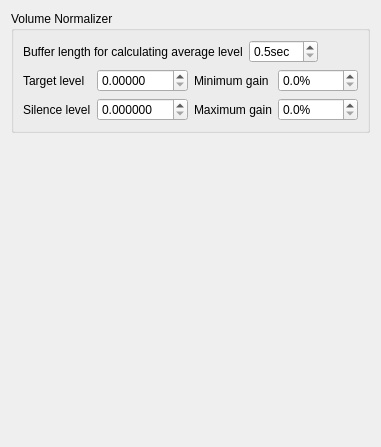
       <widget class="QWidget" name="audio_filter">
        <layout class="QVBoxLayout" name="verticalLayout_35">
         <item>
          <widget class="QGroupBox" name="groupBox_12">
           <property name="title">
            <string>Volume Normalizer</string>
           </property>
           <layout class="QGridLayout" name="gridLayout_3">
            <item row="0" column="0" colspan="2">
             <layout class="QHBoxLayout" name="horizontalLayout_12">
              <item>
               <widget class="QLabel" name="label_42">
                <property name="text">
                 <string>Buffer length for calculating average level</string>
                </property>
               </widget>
              </item>
              <item>
               <widget class="QDoubleSpinBox" name="normalizer_length">
                <property name="sizePolicy">
                 <sizepolicy hsizetype="Expanding" vsizetype="Fixed">
                  <horstretch>0</horstretch>
                  <verstretch>0</verstretch>
                 </sizepolicy>
                </property>
                <property name="accelerated">
                 <bool>true</bool>
                </property>
                <property name="suffix">
                 <string>sec</string>
                </property>
                <property name="decimals">
                 <number>1</number>
                </property>
                <property name="minimum">
                 <double>0.500000000000000</double>
                </property>
                <property name="maximum">
                 <double>30.000000000000000</double>
                </property>
                <property name="singleStep">
                 <double>0.500000000000000</double>
                </property>
               </widget>
              </item>
              <item>
               <spacer name="horizontalSpacer_17">
                <property name="orientation">
                 <enum>Qt::Horizontal</enum>
                </property>
                <property name="sizeHint" stdset="0">
                 <size>
                  <width>40</width>
                  <height>20</height>
                 </size>
                </property>
               </spacer>
              </item>
             </layout>
            </item>
            <item row="1" column="0">
             <layout class="QFormLayout" name="formLayout_13">
              <property name="fieldGrowthPolicy">
               <enum>QFormLayout::ExpandingFieldsGrow</enum>
              </property>
              <item row="0" column="0">
               <widget class="QLabel" name="label_22">
                <property name="text">
                 <string>Target level</string>
                </property>
               </widget>
              </item>
              <item row="0" column="1">
               <widget class="QDoubleSpinBox" name="normalizer_target">
                <property name="sizePolicy">
                 <sizepolicy hsizetype="Expanding" vsizetype="Fixed">
                  <horstretch>0</horstretch>
                  <verstretch>0</verstretch>
                 </sizepolicy>
                </property>
                <property name="accelerated">
                 <bool>true</bool>
                </property>
                <property name="decimals">
                 <number>5</number>
                </property>
                <property name="maximum">
                 <double>1.000000000000000</double>
                </property>
                <property name="singleStep">
                 <double>0.010000000000000</double>
                </property>
               </widget>
              </item>
              <item row="1" column="0">
               <widget class="QLabel" name="label_16">
                <property name="text">
                 <string>Silence level</string>
                </property>
               </widget>
              </item>
              <item row="1" column="1">
               <widget class="QDoubleSpinBox" name="normalizer_silence">
                <property name="sizePolicy">
                 <sizepolicy hsizetype="Expanding" vsizetype="Fixed">
                  <horstretch>0</horstretch>
                  <verstretch>0</verstretch>
                 </sizepolicy>
                </property>
                <property name="accelerated">
                 <bool>true</bool>
                </property>
                <property name="decimals">
                 <number>6</number>
                </property>
                <property name="maximum">
                 <double>0.100000000000000</double>
                </property>
                <property name="singleStep">
                 <double>0.000001000000000</double>
                </property>
               </widget>
              </item>
             </layout>
            </item>
            <item row="1" column="1">
             <layout class="QFormLayout" name="formLayout_14">
              <item row="0" column="0">
               <widget class="QLabel" name="label_28">
                <property name="text">
                 <string>Minimum gain</string>
                </property>
               </widget>
              </item>
              <item row="0" column="1">
               <widget class="QDoubleSpinBox" name="normalizer_min">
                <property name="sizePolicy">
                 <sizepolicy hsizetype="Expanding" vsizetype="Fixed">
                  <horstretch>0</horstretch>
                  <verstretch>0</verstretch>
                 </sizepolicy>
                </property>
                <property name="accelerated">
                 <bool>true</bool>
                </property>
                <property name="suffix">
                 <string notr="true">%</string>
                </property>
                <property name="decimals">
                 <number>1</number>
                </property>
                <property name="maximum">
                 <double>999.000000000000000</double>
                </property>
               </widget>
              </item>
              <item row="1" column="0">
               <widget class="QLabel" name="label_29">
                <property name="text">
                 <string>Maximum gain</string>
                </property>
               </widget>
              </item>
              <item row="1" column="1">
               <widget class="QDoubleSpinBox" name="normalizer_max">
                <property name="sizePolicy">
                 <sizepolicy hsizetype="Expanding" vsizetype="Fixed">
                  <horstretch>0</horstretch>
                  <verstretch>0</verstretch>
                 </sizepolicy>
                </property>
                <property name="accelerated">
                 <bool>true</bool>
                </property>
                <property name="suffix">
                 <string notr="true">%</string>
                </property>
                <property name="decimals">
                 <number>1</number>
                </property>
                <property name="maximum">
                 <double>9999.000000000000000</double>
                </property>
               </widget>
              </item>
             </layout>
            </item>
           </layout>
          </widget>
         </item>
         <item>
          <spacer name="verticalSpacer_8">
           <property name="orientation">
            <enum>Qt::Vertical</enum>
           </property>
           <property name="sizeHint" stdset="0">
            <size>
             <width>20</width>
             <height>303</height>
            </size>
           </property>
          </spacer>
         </item>
        </layout>
       </widget>
